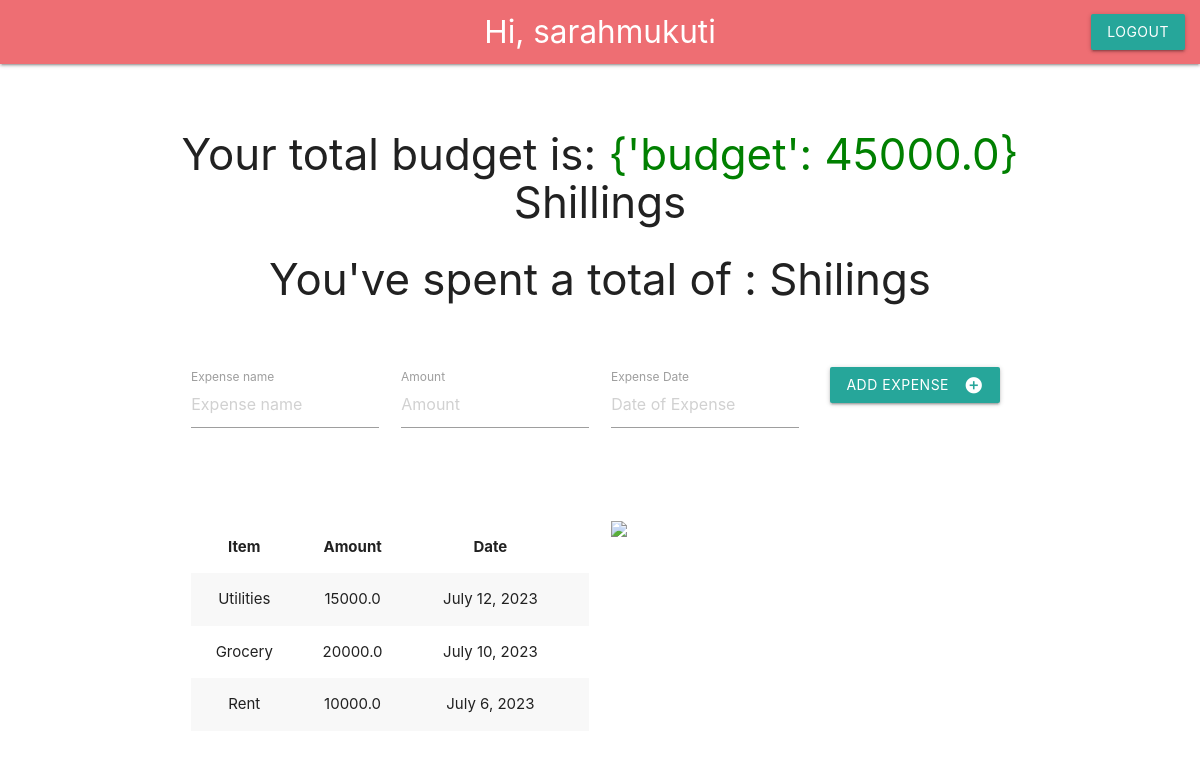
/app (signed in), run on the app's committed database.
### bajetiapp/models.py (models this page shows)
class ExpenseInfo(models.Model):
  expense_name = models.CharField(max_length=20)
  cost = models.FloatField()
  date_added = models.DateField()
  user_expense = models.ForeignKey(User, on_delete=models.CASCADE)

### bajetiapp/views.py (the view)
# urls.py: path('app', views.index, name='index'),
def index(request):
    expense_items = ExpenseInfo.objects.filter(user_expense=request.user).order_by('-date_added')
    try:
        budget_total = ExpenseInfo.objects.filter(user_expense=request.user).aggregate(budget=Sum('cost',filter=Q(cost__gt=0)))
        expense_total = ExpenseInfo.objects.filter(user_expense=request.user).aggregate(expenses=Sum('cost',filter=Q(cost__lt=0)))
        fig,ax=plt.subplots()
        ax.bar(['Expenses','Budget'], [abs(expense_total['expenses']),budget_total['budget']],color=['red','green'])
        ax.set_title('Total Expenses vs total budget')
        plt.savefig('bajetiapp/static/bajetiapp/expenses.jpg')
    except TypeError:
        print('No data.')
    return render(request, 'bajetiapp/index.html',context={'user':request.user,'expense_items':expense_items,'budget_total':budget_total,'expense_total':expense_total})

### bajetiapp/templates/bajetiapp/index.html (shortened to what this page needs)
{% load static %}
<!DOCTYPE html>
<html>
<head>
<link rel="stylesheet" href="https://cdnjs.cloudflare.com/ajax/libs/materialize/1.0.0/css/materialize.min.css">
</head>
<body>
    <nav>
        <div class="nav-wrapper">
            <a href='{% url "index" %}' class="brand-logo center">Hi, {{ user }}</a>
            <ul class="right">
               <li><a href='{% url "logout" %}' class='btn'>Logout</a></li>
            </ul>
      </div>
    </nav>
    <br>
    <div class="section">
        <div class="row">
            <form class="col s12" action='{% url "add item" %}' method='post'>
                <div class="row">
                    <div class="container center">
                        <h3 class='center'>Your total budget is: <span style="color:green;">{{budget_total}}</span> Shillings</h3>
                        <h3 clas='center'>You've spent a total of :  Shilings</h3>
                        <br>
                        <br>
                        <div class="input-field col s3">
                            <input placeholder="Expense name" name="expense_name" id='expense_name' type='text' class='validate'>
                            <label for='expense_name'>Expense name</label>
                        </div>
                        <div class="input-field col s3">
                            <input placeholder='Amount' name='cost' id='cost' type='text' class='validate'>
                            <label for='cost'>Amount</label>
                        </div>
                        <div class="input-field col s3">
                            <input placeholder='Date of Expense' name="expense_date" id="expense_date" type="text" class='datepicker'>
                            <label for="expense_date">Expense Date</label>
                        </div>
                        <button class="btn waves-effect waves-light" type="submit" name="action">Add Expense
                            <i class="material-icons right">add_circle</i>
                        </button>
                    </div>
                </div>
            </form>
        </div>
    </div>
    <div class="section">
        <div class="row">
            <div class="container">
                <div class="col s6">
                    <table class="striped centered responsive-table">
                        <thead>
                            <tr>
                                <th>Item</th>
                                <th>Amount</th>
                                <th>Date</th>
                            </tr>
                        </thead>
                        <tbody>
                            {% for expense_item in expense_items %}
                            <tr>
                                <td>{{ expense_item.expense_name }}</td>
                                <td>{{ expense_item.cost }}</td>
                                <td>{{ expense_item.date_added}}</td>
                                <td></td>
                            </tr>
                            {% endfor %}
                        </tbody>
                    </table>
                </div>
                <div class="col s6">
                    <img class='responsive-img' src= "{% static 'budget_app/expense.jpg' %}">
                </div>
            </div>
    </div>
    </div>
</body>
</html>

### data on the page
ExpenseInfo: expense_name "Utilities", cost "15000.0", date_added "July 12, 2023"
ExpenseInfo: expense_name "Grocery", cost "20000.0", date_added "July 10, 2023"
ExpenseInfo: expense_name "Rent", cost "10000.0", date_added "July 6, 2023"

### other printed values
{{ user }} "sarahmukuti"
{{ budget_total }} "{'budget': 45000.0}"
